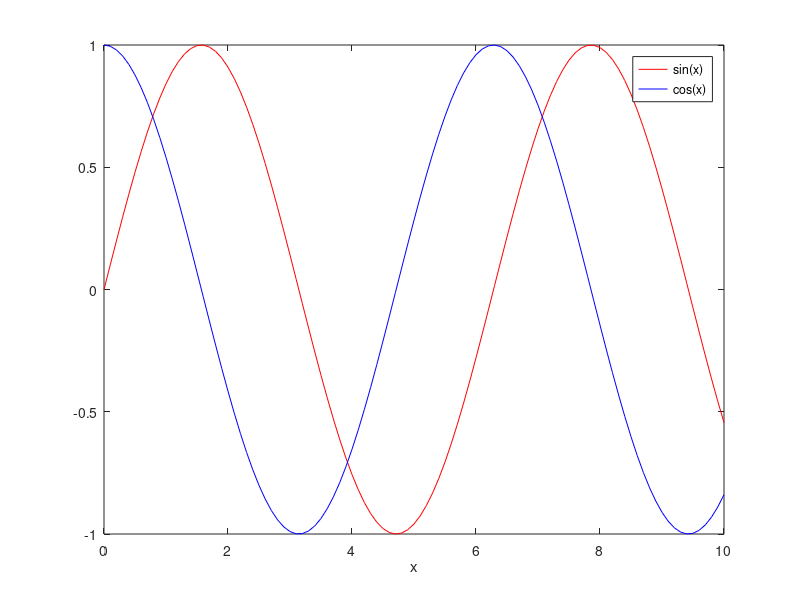

Source code (MATLAB):
% plot sine and cosine curve

x=0:0.1:10;
plot(x,sin(x),'r');
hold on;
plot(x,cos(x),'b');
xlabel('x');
legend('sin(x)', 'cos(x)');